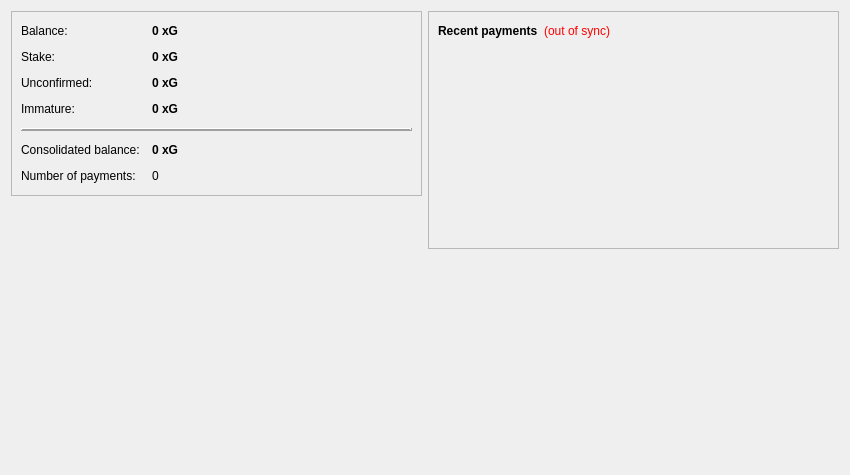
<?xml version="1.0" encoding="UTF-8"?>
<ui version="4.0">
 <class>OverviewPage</class>
 <widget class="QWidget" name="OverviewPage">
  <property name="geometry">
   <rect>
    <x>0</x>
    <y>0</y>
    <width>850</width>
    <height>475</height>
   </rect>
  </property>
  <property name="windowTitle">
   <string>Form</string>
  </property>
  <layout class="QHBoxLayout" name="horizontalLayout" stretch="1,1">
   <item>
    <layout class="QVBoxLayout" name="verticalLayout_2">
     <item>
      <widget class="QFrame" name="frame">
       <property name="frameShape">
        <enum>QFrame::StyledPanel</enum>
       </property>
       <property name="frameShadow">
        <enum>QFrame::Raised</enum>
       </property>
       <layout class="QVBoxLayout" name="verticalLayout_4">
        <item>
         <layout class="QFormLayout" name="formLayout_2">
          <property name="fieldGrowthPolicy">
           <enum>QFormLayout::AllNonFixedFieldsGrow</enum>
          </property>
          <property name="horizontalSpacing">
           <number>12</number>
          </property>
          <property name="verticalSpacing">
           <number>12</number>
          </property>
          <property name="topMargin">
           <number>3</number>
          </property>
          <property name="bottomMargin">
           <number>3</number>
          </property>
          <item row="0" column="0">
           <widget class="QLabel" name="label">
            <property name="text">
             <string>Balance:</string>
            </property>
           </widget>
          </item>
          <item row="0" column="1">
           <widget class="QLabel" name="labelBalance">
            <property name="font">
             <font>
              <weight>75</weight>
              <bold>true</bold>
             </font>
            </property>
            <property name="cursor">
             <cursorShape>IBeamCursor</cursorShape>
            </property>
            <property name="toolTip">
             <string>Your available balance</string>
            </property>
            <property name="text">
             <string notr="true">0 xG</string>
            </property>
            <property name="textInteractionFlags">
             <set>Qt::LinksAccessibleByMouse|Qt::TextSelectableByKeyboard|Qt::TextSelectableByMouse</set>
            </property>
           </widget>
          </item>
          <item row="1" column="0">
           <widget class="QLabel" name="labelStakeText">
            <property name="text">
             <string>Stake:</string>
            </property>
           </widget>
          </item>
          <item row="1" column="1">
           <widget class="QLabel" name="labelStake">
            <property name="font">
             <font>
              <weight>75</weight>
              <bold>true</bold>
             </font>
            </property>
            <property name="cursor">
             <cursorShape>IBeamCursor</cursorShape>
            </property>
            <property name="toolTip">
             <string>Total of coins out of the current balance impermanently due to a profit generated recently</string>
            </property>
            <property name="text">
             <string notr="true">0 xG</string>
            </property>
            <property name="textInteractionFlags">
             <set>Qt::LinksAccessibleByMouse|Qt::TextSelectableByKeyboard|Qt::TextSelectableByMouse</set>
            </property>
           </widget>
          </item>
          <item row="2" column="0">
           <widget class="QLabel" name="labelUnconfirmedText">
            <property name="text">
             <string>Unconfirmed:</string>
            </property>
           </widget>
          </item>
          <item row="2" column="1">
           <widget class="QLabel" name="labelUnconfirmed">
            <property name="font">
             <font>
              <weight>75</weight>
              <bold>true</bold>
             </font>
            </property>
            <property name="cursor">
             <cursorShape>IBeamCursor</cursorShape>
            </property>
            <property name="toolTip">
             <string>Total of coins not yet confirmed and count pending toward the current balance</string>
            </property>
            <property name="text">
             <string notr="true">0 xG</string>
            </property>
            <property name="textInteractionFlags">
             <set>Qt::LinksAccessibleByMouse|Qt::TextSelectableByKeyboard|Qt::TextSelectableByMouse</set>
            </property>
           </widget>
          </item>
          <item row="3" column="0">
           <widget class="QLabel" name="labelImmatureText">
            <property name="text">
             <string>Immature:</string>
            </property>
           </widget>
          </item>
          <item row="3" column="1">
           <widget class="QLabel" name="labelImmature">
            <property name="font">
             <font>
              <weight>75</weight>
              <bold>true</bold>
             </font>
            </property>
            <property name="toolTip">
             <string>Mined balance not yet matured</string>
            </property>
            <property name="text">
             <string notr="true">0 xG</string>
            </property>
            <property name="textInteractionFlags">
             <set>Qt::LinksAccessibleByMouse|Qt::TextSelectableByKeyboard|Qt::TextSelectableByMouse</set>
            </property>
           </widget>
          </item>
          <item row="4" column="0" colspan="2">
           <widget class="QFrame" name="line">
            <property name="sizePolicy">
             <sizepolicy hsizetype="Expanding" vsizetype="Fixed">
              <horstretch>0</horstretch>
              <verstretch>0</verstretch>
             </sizepolicy>
            </property>
            <property name="frameShape">
             <enum>QFrame::HLine</enum>
            </property>
            <property name="frameShadow">
             <enum>QFrame::Raised</enum>
            </property>
            <property name="lineWidth">
             <number>2</number>
            </property>
           </widget>
          </item>
          <item row="5" column="0">
           <widget class="QLabel" name="labelConsolidatedText">
            <property name="text">
             <string>Consolidated balance:</string>
            </property>
           </widget>
          </item>
          <item row="5" column="1">
           <widget class="QLabel" name="labelConsolidated">
            <property name="font">
             <font>
              <weight>75</weight>
              <bold>true</bold>
             </font>
            </property>
            <property name="toolTip">
             <string>Consolidated (total) balance of all the accounts above</string>
            </property>
            <property name="text">
             <string notr="true">0 xG</string>
            </property>
            <property name="textInteractionFlags">
             <set>Qt::LinksAccessibleByMouse|Qt::TextSelectableByKeyboard|Qt::TextSelectableByMouse</set>
            </property>
           </widget>
          </item>
          <item row="6" column="0">
           <widget class="QLabel" name="label_2">
            <property name="text">
             <string>Number of payments:</string>
            </property>
           </widget>
          </item>
          <item row="6" column="1">
           <widget class="QLabel" name="labelNumTransactions">
            <property name="toolTip">
             <string>Total number of payments in your wallet</string>
            </property>
            <property name="text">
             <string notr="true">0</string>
            </property>
           </widget>
          </item>
         </layout>
        </item>
       </layout>
      </widget>
     </item>
     <item>
      <widget class="QLabel" name="trzlogo">
       <property name="text">
        <string/>
       </property>
       <property name="pixmap">
        <pixmap resource="../bitcoin.qrc">:/icons/xgravity</pixmap>
       </property>
       <property name="scaledContents">
        <bool>false</bool>
       </property>
       <property name="alignment">
        <set>Qt::AlignCenter</set>
       </property>
       <property name="margin">
        <number>-2</number>
       </property>
      </widget>
     </item>
     <item>
      <spacer name="verticalSpacer">
       <property name="orientation">
        <enum>Qt::Vertical</enum>
       </property>
       <property name="sizeHint" stdset="0">
        <size>
         <width>20</width>
         <height>40</height>
        </size>
       </property>
      </spacer>
     </item>
    </layout>
   </item>
   <item>
    <layout class="QVBoxLayout" name="verticalLayout_3">
     <item>
      <widget class="QFrame" name="frame_2">
       <property name="frameShape">
        <enum>QFrame::StyledPanel</enum>
       </property>
       <property name="frameShadow">
        <enum>QFrame::Raised</enum>
       </property>
       <layout class="QVBoxLayout" name="verticalLayout">
        <item>
         <layout class="QHBoxLayout" name="horizontalLayout_2">
          <item>
           <widget class="QLabel" name="label_4">
            <property name="text">
             <string>&lt;b&gt;Recent payments&lt;/b&gt;</string>
            </property>
           </widget>
          </item>
          <item>
           <widget class="QLabel" name="labelTransactionsStatus">
            <property name="toolTip">
             <string>The displayed information may be out of date. Your wallet automatically synchronizes with the Trezarcoin network after a connection is established, but this process has not completed yet.</string>
            </property>
            <property name="styleSheet">
             <string notr="true">QLabel { color: red; }</string>
            </property>
            <property name="text">
             <string notr="true">(out of sync)</string>
            </property>
            <property name="alignment">
             <set>Qt::AlignRight|Qt::AlignTrailing|Qt::AlignVCenter</set>
            </property>
           </widget>
          </item>
          <item>
           <spacer name="horizontalSpacer">
            <property name="orientation">
             <enum>Qt::Horizontal</enum>
            </property>
            <property name="sizeHint" stdset="0">
             <size>
              <width>40</width>
              <height>20</height>
             </size>
            </property>
           </spacer>
          </item>
         </layout>
        </item>
        <item>
         <widget class="QListView" name="listTransactions">
          <property name="styleSheet">
           <string notr="true">QListView { background: transparent; }</string>
          </property>
          <property name="frameShape">
           <enum>QFrame::NoFrame</enum>
          </property>
          <property name="verticalScrollBarPolicy">
           <enum>Qt::ScrollBarAlwaysOff</enum>
          </property>
          <property name="horizontalScrollBarPolicy">
           <enum>Qt::ScrollBarAlwaysOff</enum>
          </property>
          <property name="selectionMode">
           <enum>QAbstractItemView::NoSelection</enum>
          </property>
         </widget>
        </item>
       </layout>
      </widget>
     </item>
     <item>
      <spacer name="verticalSpacer_2">
       <property name="orientation">
        <enum>Qt::Vertical</enum>
       </property>
       <property name="sizeHint" stdset="0">
        <size>
         <width>20</width>
         <height>40</height>
        </size>
       </property>
      </spacer>
     </item>
    </layout>
   </item>
  </layout>
 </widget>
 <resources>
  <include location="../bitcoin.qrc"/>
 </resources>
 <connections/>
</ui>
